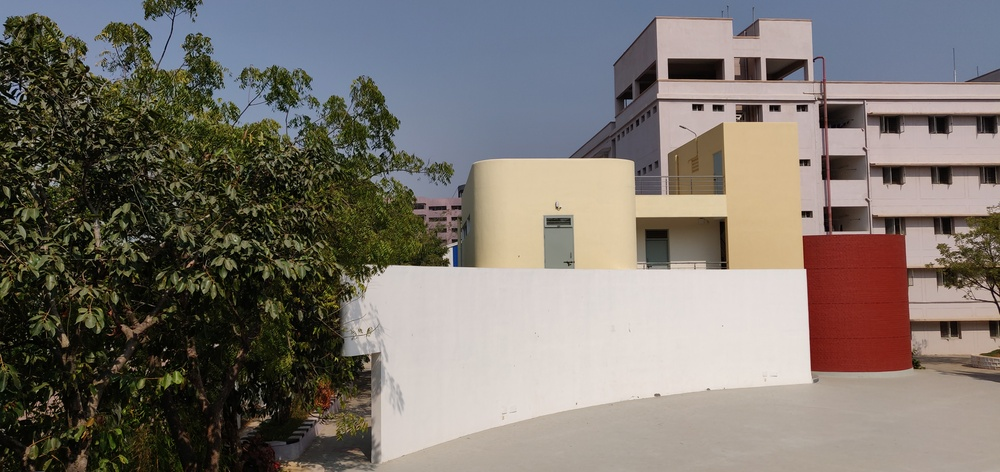
#> input picture Week 4/1_1.jpg, 1000 x 472 px, shrunk from 4608 x 2176 before the run
$ python Ex1_2.py
#> lines starting #> are read from the running program, lines starting #| are printed output that depends on the picture; after the words box and inside, x2 and y2 are one past the last pixel; in counts of white or black regions, pixels touching at a corner belong together
import numpy as np
import cv2 as cv
import matplotlib.pyplot as plt
import imutils
import glob
import warnings
import os
import tqdm
import random
random.seed(42)
np.random.seed(42)
cv.setRNGSeed(42)

# Function to read images from file paths
def read_files(paths):
    images = []
    for path in paths:
        img = cv.imread(path)
#> img is the input picture: shape (472, 1000, 3); mean B, G, R 109.2, 115.7, 122.1
        img = cv.cvtColor(img, cv.COLOR_BGR2RGB)
        img = cv.normalize(img, None, 0, 255, cv.NORM_MINMAX).astype('uint8')
        images.append(img)
    return images

# Function to display images
def show(obj, now=True):
    fig, ax = plt.subplots(figsize=(12, 6))
    ax.imshow(obj)
    ax.axis('off')
    if now:
        plt.show()
    else:
        return fig, ax

# Constants for RANSAC algorithm
TOL = 5
NUM_ITR = 1000

# Function to find matches between keypoints in two images
def get_matches(img1, img2):
    # SIFT feature detection and matching with Lowe's Test
    sift = cv.SIFT_create()
    kp1, des1 = sift.detectAndCompute(img1, None)
    kp2, des2 = sift.detectAndCompute(img2, None)

    # Flann-based matching
    flann = cv.FlannBasedMatcher({'algorithm': 1, 'trees': 5}, {'checks': 50})
    matches_raw = flann.knnMatch(des1, des2, k=2)

    # Lowe's Test
    matches = []
    for m in matches_raw:
        if m[0].distance < 0.7 * m[1].distance:
            matches.append(m)

    points1 = np.array([kp1[m[0].queryIdx].pt for m in matches], dtype=np.float64)
    points2 = np.array([kp2[m[0].trainIdx].pt for m in matches], dtype=np.float64)

    return points1, points2

# Function to estimate homography matrix
def find_homography(src, dst):
    # Homography estimation using an algorithm similar to DLT
    A = [[] for i in range(2 * src.shape[0])]

    for i in range(src.shape[0]):
        Xi = src[i]
        xi = dst[i]
        A[2 * i] = [Xi[0], Xi[1], 1, 0, 0, 0, -xi[0]*Xi[0], -xi[0]*Xi[1], -xi[0]]
        A[(2 * i) + 1] = [0, 0, 0, Xi[0], Xi[1], 1, -xi[1]*Xi[0], -xi[1]*Xi[1], -xi[1]]

    A = np.array(A, dtype=np.float64)
    u, d, vh = np.linalg.svd(A)

    if vh is None:
        warnings.warn('Could not compute H')
        return np.eye(3)

    H = vh[8].reshape((3, 3))
    H = H / H[2, 2]
    return H

# Function to convert points to homogeneous coordinates
def to_homogenous(x):
    return np.concatenate((x, np.ones((x.shape[0], 1))), axis=1)

# Function to project 3D points to 2D image plane
def project_points(P, X):
    X_ = to_homogenous(X)
    x = P @ X_.T
    x = x / x[2]
    return x.T[:, :2]

# Function to estimate homography matrix using RANSAC
def find_homography_ransac(src, dst, tol=TOL, num_itr=NUM_ITR):
    best_H = None
    best_thresh = 0

    for i in range(num_itr):
        rand_idx = np.random.choice(dst.shape[0], size=5, replace=False)
        dst_r = dst[rand_idx, :]
        src_r = src[rand_idx, :]

        H = find_homography(src_r, dst_r)
        pred_dst = project_points(H, src)

        count = 0
        for i in range(src.shape[0]):
            e = np.linalg.norm(pred_dst[i, :] - dst[i, :])
            if e < tol:
                count += 1

        if count/src.shape[0] >= best_thresh:
            best_H = H
            best_thresh = count/src.shape[0]

    return best_H

# Function to crop the image based on the largest contour
def crop(img_):
    try:
        img = img_.copy()
        gray = cv.cvtColor(img, cv.COLOR_BGR2GRAY)
        ret, thresh = cv.threshold(gray, 0, 255, cv.THRESH_BINARY)

        cnts = cv.findContours(thresh, cv.RETR_EXTERNAL, cv.CHAIN_APPROX_SIMPLE)
        cnts = imutils.grab_contours(cnts)
        c = max(cnts, key=cv.contourArea)
        (x, y, w, h) = cv.boundingRect(c)
        img = img[y:y + h, x:x + w]
        return img
    except:
        return img_

# Function to overlap two images
def overlap(img_bot, img_top):
    for i in range(img_top.shape[0]):
        for j in range(img_top.shape[1]):
            if list(img_bot[i, j, :]) == [0, 0, 0]:
                img_bot[i, j, :] = img_top[i, j, :]
            elif list(img_top[i, j, :]) != [0, 0, 0]:
                img_bot[i, j, :] = img_top[i, j, :]
    return img_bot

# Function to calculate dimensions for stitching images
def get_dim(img1, H, img2):
    corners1 = np.array([
        [0,                         0],
        [0,             img1.shape[0]],
        [img1.shape[1], img1.shape[0]],
        [img1.shape[1],             0],
    ], dtype=np.float64)

    corners1 = project_points(H, corners1)

    corners2 = np.array([
        [0,                         0],
        [0,             img2.shape[0]],
        [img2.shape[1], img2.shape[0]],
        [img2.shape[1],             0],
    ], dtype=np.float64)

    x_cords = np.concatenate((corners1[:, 0], corners2[:, 0]))
    y_cords = np.concatenate((corners1[:, 1], corners2[:, 1]))

    width = int(np.ceil(np.max(x_cords) - np.min(x_cords)))
    height = int(np.ceil(np.max(y_cords) - np.min(y_cords)))
    return width, height, (np.min(x_cords), np.min(y_cords))

# Function to stitch two images
def stitch_two(img1, img2):
    points1, points2 = get_matches(img1, img2)
    H = find_homography_ransac(points1, points2)

    width, height, min_point = get_dim(img1, H, img2)
    T = np.array([
        [1, 0, -min_point[0]],
        [0, 1, -min_point[1]],
        [0, 0,             1],
    ])

    img1_ = cv.warpPerspective(img1, T @ H, (width, height))
    img2_ = cv.warpPerspective(img2, T, (width, height))
    return overlap(img1_, img2_)

# Function to create panorama from multiple images
def panaroma(images):
    if len(images) == 0:
        return

    base = images[0]
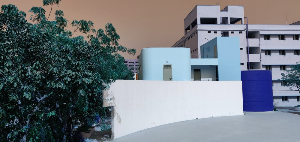
#> base: shape (142, 300, 3); mean of channels 0, 1, 2 127.1, 120.5, 113.6; drawn as B, G, R
    for img in tqdm.tqdm(images[1:]):
        base = crop(stitch_two(img, base))
#> this loop made 3 passes
#> pass 1, in stitch_two, `img1_ = cv.warpPerspective(img1, T @ H, (width, height))`:
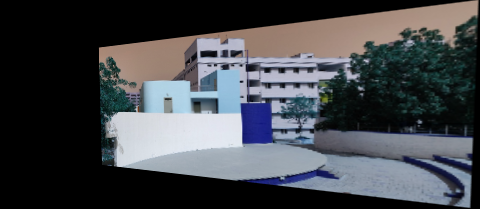
#> img1_: shape (209, 480, 3); mean of channels 0, 1, 2 75.1, 70.5, 67.8; drawn as B, G, R
#> pass 1, in stitch_two, `img2_ = cv.warpPerspective(img2, T, (width, height))`:
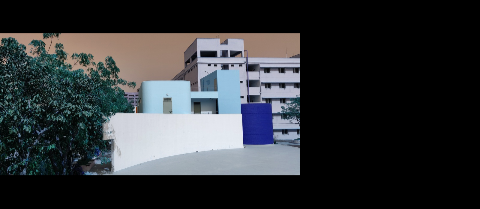
#> img2_: shape (209, 480, 3); mean of channels 0, 1, 2 54, 51.2, 48.3; drawn as B, G, R
#> pass 1, in crop, `img = img_.copy()`:
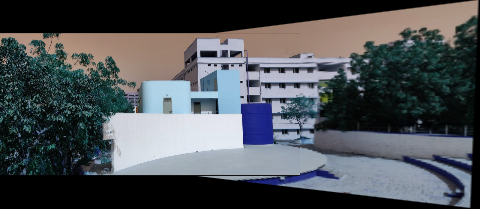
#> img: shape (209, 480, 3); mean of channels 0, 1, 2 85.5, 81.1, 76.8; drawn as B, G, R
#> after the loop:
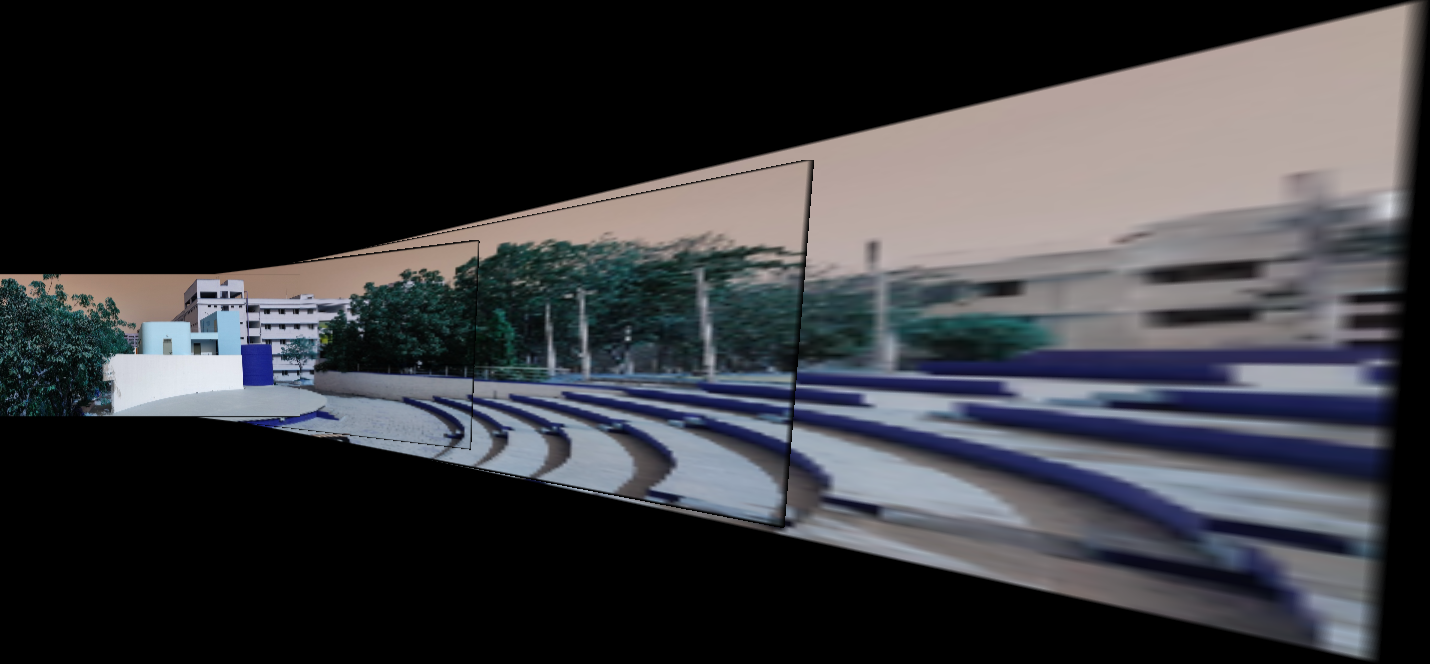
#> base: shape (664, 1430, 3); mean of channels 0, 1, 2 61.7, 58, 57.7; drawn as B, G, R
    return crop(base)
#> in crop (call 4), `gray = cv.cvtColor(img, cv.COLOR_BGR2GRAY)`:
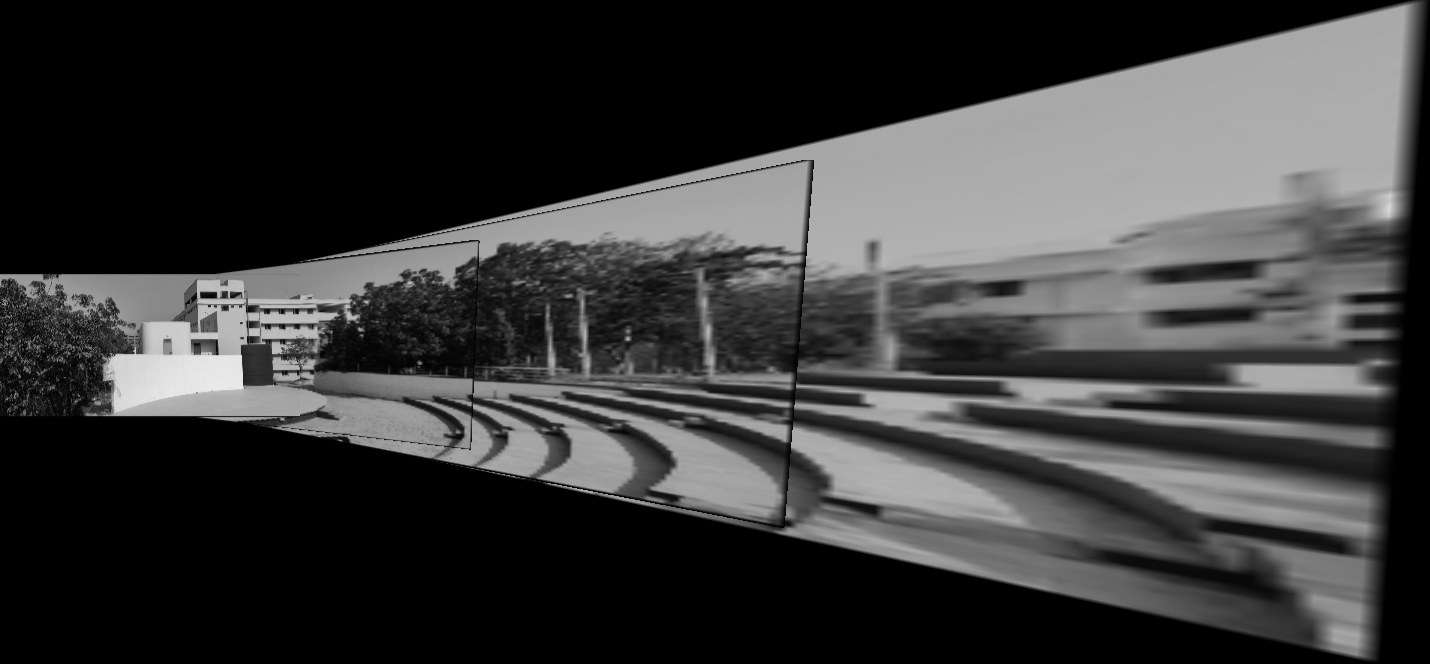
#> gray: shape (664, 1430); min 0, max 235, mean 58.3
#> in crop (call 4), `ret, thresh = cv.threshold(gray, 0, 255, cv.THRESH_BINARY)`:
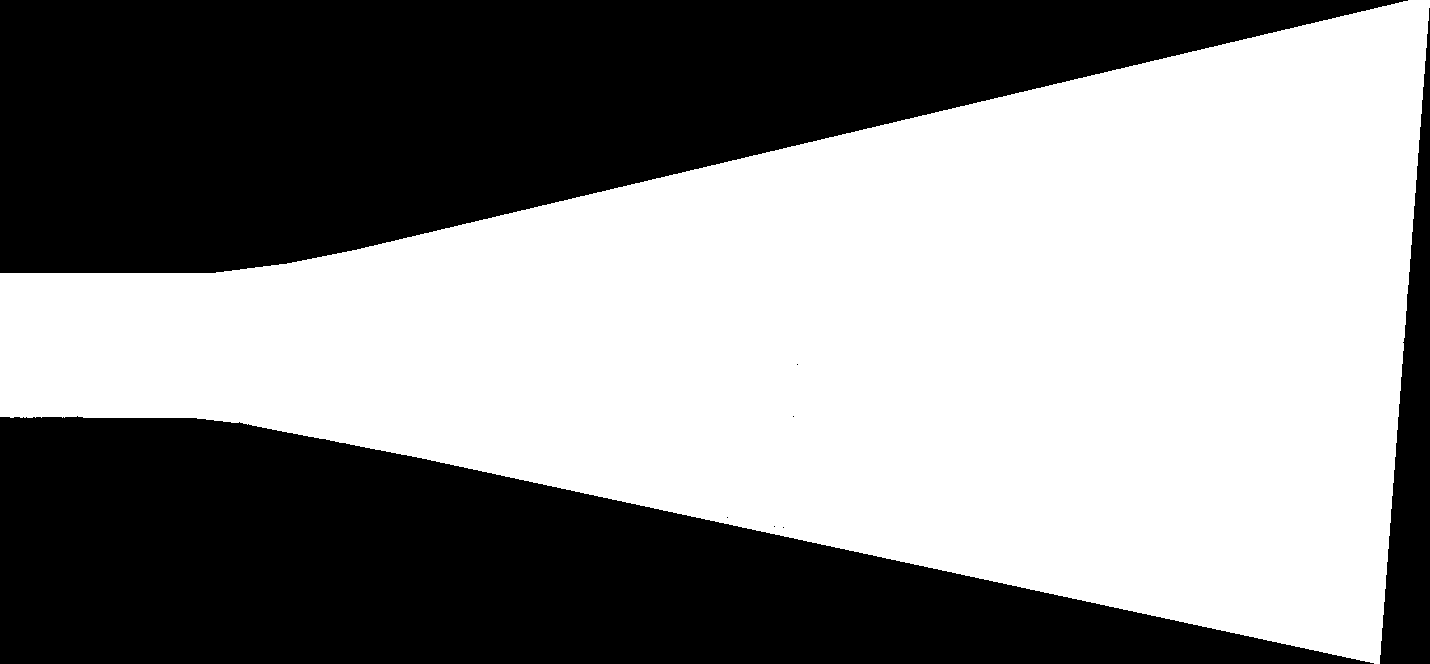
#> thresh: shape (664, 1430); 53.5% white; 8 black regions (5 under 20 px)
#> in crop (call 4), `cnts = cv.findContours(thresh, cv.RETR_EXTERNAL, cv.CHAIN_APPROX_SIMPLE)`: cnts = 1 contour; box (x1, y1, x2, y2) and area: (0, 0, 1430, 664) 506146
#> in crop (call 4), `c = max(cnts, key=cv.contourArea)`: c = contour of 1180 points, box (x1, y1, x2, y2) (0, 0, 1430, 664), area 506146
#> in crop (call 4), `(x, y, w, h) = cv.boundingRect(c)`: x = 0; w = 1430; h = 664

# Function to create panorama from image paths
def panorama_from_paths(image_paths):
    images = [cv.resize(x, dsize=(0, 0), fx=0.3, fy=0.3) for x in read_files(image_paths)]
    img = panaroma(images)
    show(img)

# Example usage
image_paths = [
    "1_1.jpg",
    "1_2.jpg",
    "1_3.jpg",
    "1_4.jpg"
    # Add more image paths as needed
]
panorama_from_paths(image_paths)
